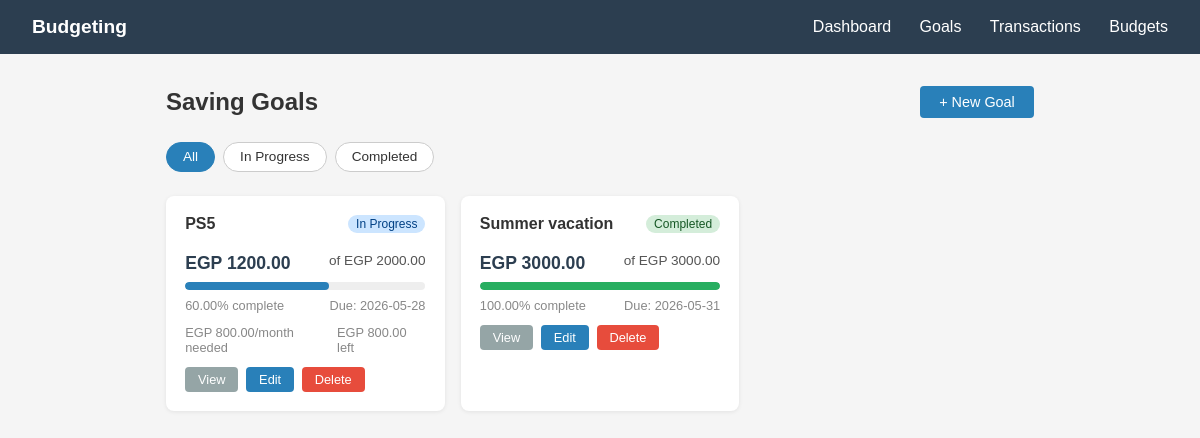
Before: /saving-goals/ (signed in) with the older database file.
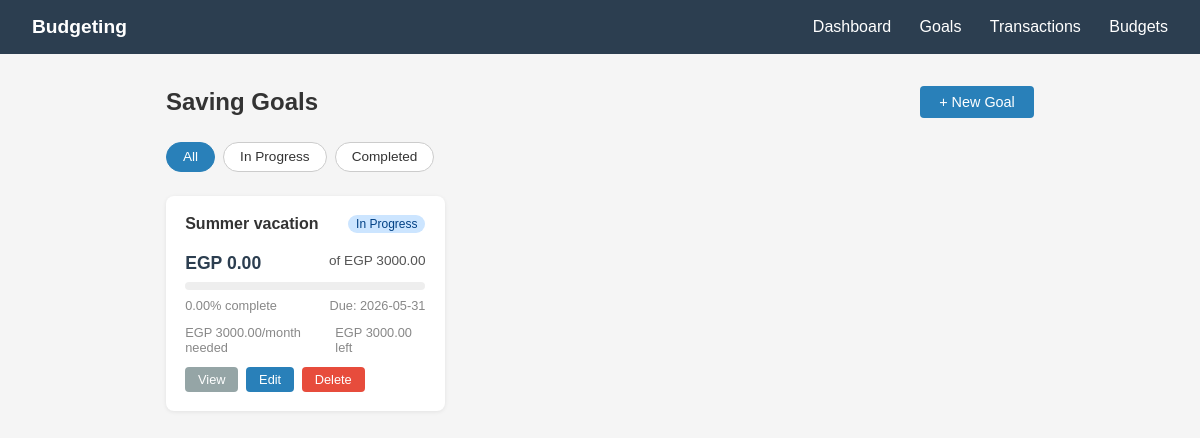
After: the same page with the newer database file.
### saving_goals/models.py (models this page shows, shortened)
class SavingGoal(models.Model):
    class Status(models.TextChoices):
        IN_PROGRESS = "In Progress", "In Progress"
        COMPLETED   = "Completed",   "Completed"
    user = models.ForeignKey(settings.AUTH_USER_MODEL, on_delete=models.CASCADE, related_name="saving_goals")
    goal_name= models.CharField(max_length=100)
    target_amount = models.DecimalField(max_digits=10, decimal_places=2)
    current_amount = models.DecimalField(max_digits=10, decimal_places=2, default=0.00)
    deadline = models.DateField()
    status= models.CharField(max_length=20, choices=Status.choices, default=Status.IN_PROGRESS)
    created_at = models.DateTimeField(auto_now_add=True)
    updated_at = models.DateTimeField(auto_now=True)
    class Meta:
        ordering = ["deadline"]
        verbose_name = "Saving Goal"
        verbose_name_plural = "Saving Goals"

### saving_goals/views.py (the view)
# urls.py: path("", views.SavingGoalListView.as_view(),name="saving-goals-list"),
class SavingGoalListView(LoginRequiredMixin, View):
    def get(self, request):
        status_filter = request.GET.get("status")
        goals = services.get_user_goals(request.user, status_filter=status_filter)
        context = {
            "goals":[services.build_goal_data(g) for g in goals],
            "status_filter": status_filter,
        }
        return render(request, "saving_goals/list.html", context)

### saving_goals/services.py (called while the page is built)
def get_user_goals(user, status_filter=None):
    qs = SavingGoal.objects.filter(user=user)
    if status_filter:
        qs = qs.filter(status=status_filter)
    return qs

def calculate_progress(goal):
    if goal.target_amount == 0:
        return Decimal("0.00")
    raw = (goal.current_amount / goal.target_amount) * 100
    return min(Decimal("100.00"), round(raw, 2))

def calculate_monthly_saving_needed(goal):
    today  = timezone.now().date()
    months = (goal.deadline.year - today.year) * 12 + (goal.deadline.month - today.month)
    months = max(1, months)
    remaining = max(Decimal("0.00"), goal.target_amount - goal.current_amount)
    return round(remaining / months, 2)

def build_goal_data(goal):
    session = SessionManager()
    session.set("last_viewed_goal", goal.id)
    return {
        "id": goal.id,
        "goal_name": goal.goal_name,
        "target_amount":str(goal.target_amount),
        "current_amount":str(goal.current_amount),
        "remaining_amount":str(max(Decimal("0.00"), goal.target_amount - goal.current_amount)),
        "deadline":goal.deadline.isoformat(),
        "status":goal.status,
        "progress_percentage":str(calculate_progress(goal)),
        "monthly_saving_needed":str(calculate_monthly_saving_needed(goal)),
        "created_at":goal.created_at.isoformat(),
        "updated_at":goal.updated_at.isoformat(),
    }

### saving_goals/singleton.py (called while the page is built)
    def __new__(cls):
        if cls._instance is None:
            cls._instance = object.__new__(SessionManager)
            cls._instance._session_data = {}
        return cls._instance

    def set(self, key: str, value):
        self._session_data[key] = value

### saving_goals/templates/saving_goals/list.html (shortened to what this page needs)
{% extends "base.html" %}
{% block content %}
<div class="page-header">
    <h1>Saving Goals</h1>
    <a href="{% url 'saving-goals-create' %}" class="btn btn-primary">+ New Goal</a>
</div>
<div class="filters">
    <a href="{% url 'saving-goals-list' %}" class="filter-btn {% if not status_filter %}active{% endif %}">All</a>
    <a href="{% url 'saving-goals-list' %}?status=In+Progress" class="filter-btn {% if status_filter == 'In Progress' %}active{% endif %}">In Progress</a>
    <a href="{% url 'saving-goals-list' %}?status=Completed" class="filter-btn {% if status_filter == 'Completed' %}active{% endif %}">Completed</a>
</div>
{% if goals %}
<div class="goals-grid">
    {% for goal in goals %}
    <div class="goal-card">
        <div style="display:flex; justify-content:space-between; align-items:flex-start; margin-bottom:0.5rem;">
            <h3>{{ goal.goal_name }}</h3>
            <span class="status-badge {% if goal.status == 'Completed' %}completed{% else %}in-progress{% endif %}">
                {{ goal.status }}
            </span>
        </div>
        <div class="amounts">
            <span class="current">EGP {{ goal.current_amount }}</span>
            <span>of EGP {{ goal.target_amount }}</span>
        </div>
        <div class="progress-track">
            <div class="progress-fill
                {% if goal.progress_percentage == '100.00' %}complete
                {% elif goal.progress_percentage >= '80.00' %}warning
                {% endif %}"
                style="width: {{ goal.progress_percentage }}%">
            </div>
        </div>
        <div class="meta">
            <span>{{ goal.progress_percentage }}% complete</span>
            <span>Due: {{ goal.deadline }}</span>
        </div>
        {% if goal.status != 'Completed' %}
        <div class="meta">
            <span>EGP {{ goal.monthly_saving_needed }}/month needed</span>
            <span>EGP {{ goal.remaining_amount }} left</span>
        </div>
        {% endif %}
        <div class="card-actions">
            <a href="{% url 'saving-goals-detail' goal.id %}" class="btn btn-secondary" style="font-size:0.8rem; padding:0.3rem 0.8rem;">View</a>
            <a href="{% url 'saving-goals-edit' goal.id %}"   class="btn btn-primary"   style="font-size:0.8rem; padding:0.3rem 0.8rem;">Edit</a>
            <a href="{% url 'saving-goals-delete' goal.id %}" class="btn btn-danger"    style="font-size:0.8rem; padding:0.3rem 0.8rem;">Delete</a>
        </div>
    </div>
    {% endfor %}
</div>
{% else %}
<div class="empty-state">
    <p>No goals yet.</p>
    <a href="{% url 'saving-goals-create' %}" class="btn btn-primary" style="margin-top:1rem;">Create your first goal</a>
</div>
{% endif %}
{% endblock %}

### saving_goals/templates/base.html (shortened to what this page needs)
<!DOCTYPE html>
<html lang="en">
<head>
</head>
<body>
    <nav>
        <span class="brand">Budgeting</span>
        <div>
            <a href="#">Dashboard</a>
            <a href="{% url 'saving-goals-list' %}">Goals</a>
            <a href="#">Transactions</a>
            <a href="#">Budgets</a>
        </div>
    </nav>
    <div class="container">
        {% block content %}{% endblock %}
    </div>
</body>
</html>

### saving_goals/templates/base.html (style rules this page uses)
* { box-sizing: border-box; margin: 0; padding: 0; }
body { font-family: Arial, sans-serif; background: #f5f5f5; color: #333; }
nav { background: #2c3e50; padding: 1rem 2rem; display: flex; justify-content: space-between; align-items: center; }
nav a { color: white; text-decoration: none; margin-left: 1.5rem; }
nav .brand { color: white; font-weight: bold; font-size: 1.2rem; }
.container { max-width: 900px; margin: 2rem auto; padding: 0 1rem; }
.btn { display: inline-block; padding: 0.5rem 1.2rem; border-radius: 4px; border: none; cursor: pointer; font-size: 0.9rem; text-decoration: none; }
.btn-primary { background: #2980b9; color: white; }
.btn-danger { background: #e74c3c; color: white; }
.btn-secondary { background: #95a5a6; color: white; }

### saving_goals/templates/saving_goals/list.html (style rules this page uses)
.page-header { display: flex; justify-content: space-between; align-items: center; margin-bottom: 1.5rem; }
.page-header h1 { font-size: 1.5rem; }
.filters { margin-bottom: 1.5rem; display: flex; gap: 0.5rem; }
.filter-btn { padding: 0.4rem 1rem; border-radius: 20px; border: 1px solid #ccc; background: white; cursor: pointer; font-size: 0.85rem; text-decoration: none; color: #333; }
.filter-btn.active { background: #2980b9; color: white; border-color: #2980b9; }
.goals-grid { display: grid; grid-template-columns: repeat(auto-fill, minmax(260px, 1fr)); gap: 1rem; }
.goal-card { background: white; border-radius: 8px; padding: 1.2rem; box-shadow: 0 1px 4px rgba(0,0,0,0.08); }
.goal-card h3 { font-size: 1rem; margin-bottom: 0.75rem; }
.amounts { display: flex; justify-content: space-between; font-size: 0.85rem; color: #555; margin-bottom: 0.5rem; }
.current { font-size: 1.1rem; font-weight: bold; color: #2c3e50; }
.progress-track { height: 8px; background: #eee; border-radius: 4px; overflow: hidden; margin-bottom: 0.5rem; }
.meta { font-size: 0.8rem; color: #888; display: flex; justify-content: space-between; margin-bottom: 0.75rem; }
.status-badge { font-size: 0.75rem; padding: 2px 8px; border-radius: 10px; }
.status-badge.in-progress { background: #cce5ff; color: #004085; }
.card-actions { display: flex; gap: 0.5rem; flex-wrap: wrap; }

Changed rows visible on the page:
removed SavingGoal: goal_name "PS5", status "In Progress", current_amount "1200.00", target_amount "2000.00", progress_percentage "60.00", deadline "2026-05-28", monthly_saving_needed "800.00", remaining_amount "800.00"
changed SavingGoal "Summer vacation": status "Completed" → "In Progress"; current_amount "3000.00" → "0.00"; progress_percentage "100.00" → "0.00"; monthly_saving_needed (not shown) → "3000.00"; remaining_amount (not shown) → "3000.00"
